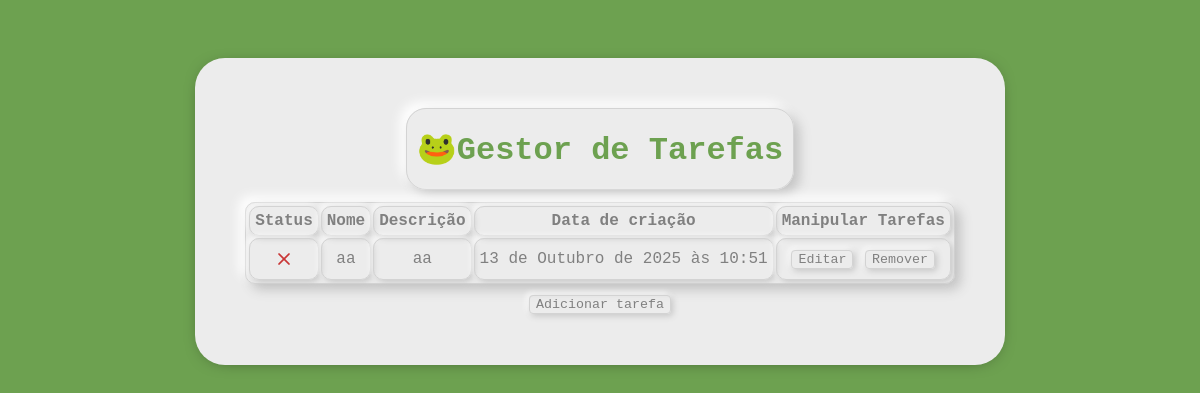
Page /tarefas/ on the earlier database version.
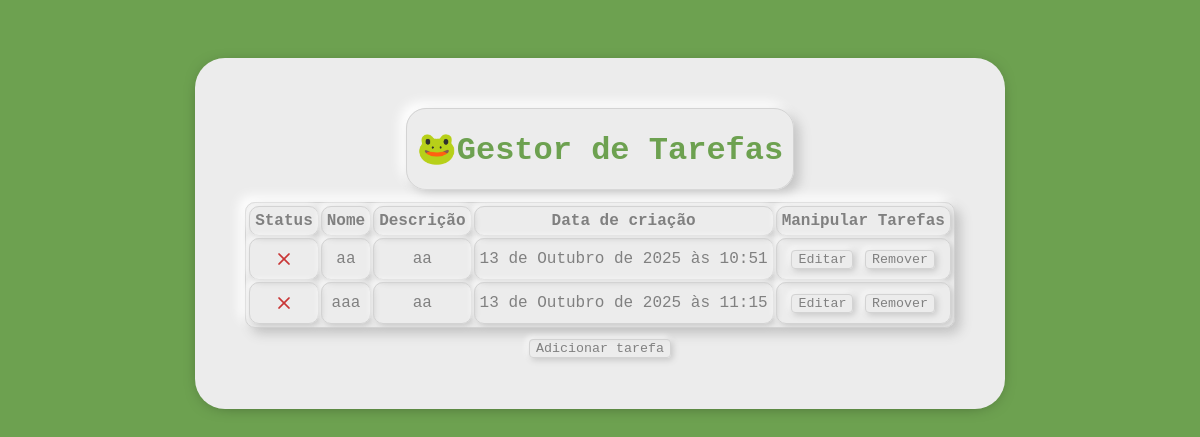
Same page on the later database version.
### tarefas/models.py (models this page shows, shortened)
class tarefaModels(models.Model):
    status = models.BooleanField(default=False)
    nome = models.CharField(max_length=67)
    descricao = models.TextField(null=True, blank=True )
    dataDeCricao = models.DateTimeField(auto_now_add=True)

### tarefas/views.py (the view)
# urls.py: path('tarefas/', include('tarefas.urls')),
def tarefas(request):
    context={
        'tarefas':tarefaModels.objects.all()
    }
    return render(request,'index.html',context)

### tarefas/templates/index.html (shortened to what this page needs)
{% load static %}    <!DOCTYPE html>
<html lang="en">
<head>
    <link rel="stylesheet" href="{% static 'global.css' %}">
    <link rel="stylesheet" href="{% static 'home/home.css' %}">
</head>
<body>
<div class="wrapper">
    <div class="wrapper2">
        <h1 style="color: #6da150;">
            🐸Gestor de Tarefas
        </h1>
    </div>
    <table border="1" style="padding: 1px;">
        <thead>
            <th>Status</th>
            <th>Nome</th>
            <th>Descrição</th>
            <th>Data de criação</th>
            <th>Manipular Tarefas</th>
        </thead>
        <tbody>
            {% for tarefa in tarefas %}
                <tr>
                    <td>
                        {% if tarefa.status %}
                            <img class="icon" src="{% static "img/check.png" %}" alt="" width="20px">
                        {% else %}
                            <img class="icon" src="{% static "img/x.png" %}" alt="" width="20px">
                        {% endif %}
                    </td>
                    <td>{{tarefa.nome}}</td>
                    <td>{{tarefa.descricao}}</td>
                    <td>{{tarefa.dataDeCricao}}</td>
                    <td>
                        <button>
                            <a href="{% url "tarefas:editar" tarefa.id %}">Editar</a>
                        </button>
                        <button>
                            <a href="{% url "tarefas:remover" tarefa.id %}">Remover</a>
                        </button>
                    </td>
                </tr>
            {% endfor %}
        </tbody>
    </table>
    <div class="button-wrapper">
        <button class="add"><a href="{% url "tarefas:adicionar" %}">Adicionar tarefa</a></button>
    </div>
</div>
</body>
</html>

Differences in the rows shown:
added tarefaModels: status False (drawn), nome "aaa", descricao "aa", dataDeCricao "13 de Outubro de 2025 às 11:15"
